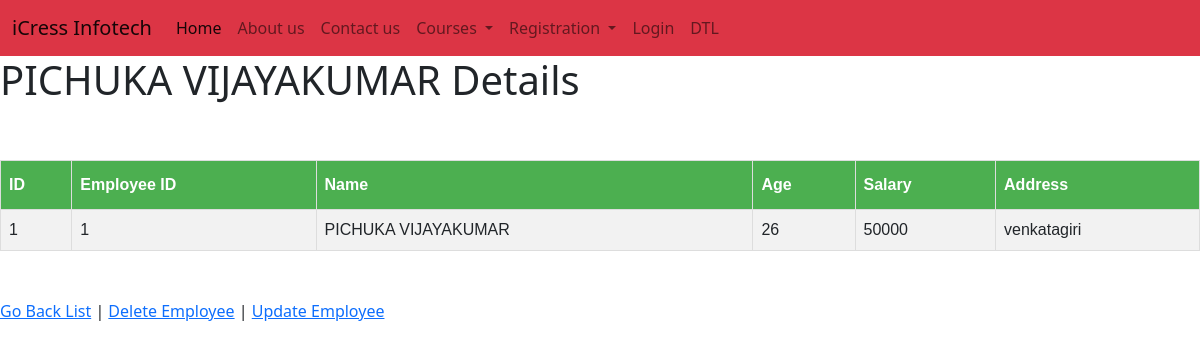
Page /employee/employee_ID/1 on the committed database.
### employee_register_app/models.py (models this page shows)
class Employee(models.Model):
    eno=models.IntegerField()
    name=models.CharField(max_length=100)
    age=models.IntegerField()
    salary=models.IntegerField()
    address=models.CharField(max_length=100)

### employee_register_app/views.py (the view)
# urls.py: path('employee_ID/<pk>',views.EmployeeID,name='employee_ID'),
def EmployeeID(request,pk):
    employee=Employee.objects.get(id=pk)
    emp_dict={
        'employee' : employee
    }
    return render(request,'employee_register_app/employeeID.html',context=emp_dict)

### templates/employee_register_app/employeeID.html (shortened to what this page needs)
{% extends 'layout.html' %}
{% block page_content %}
<h1>{{ employee.name }} Details</h1>
<br>
<br>
<table id="customers">
  <tr>
    <th>ID</th>
    <th>Employee ID</th>
    <th>Name</th>
    <th>Age</th>
	<th>Salary</th>
    <th>Address</th>
  </tr>
  <tr>
    <td>{{ employee.id }}</td>
    <td>{{ employee.eno }}</td>
    <td>{{ employee.name }}</td>
    <td>{{ employee.age }}</td>
	<td>{{ employee.salary }}</td>
    <td>{{ employee.address }}</td>
  </tr>
</table>
<br><br>
<a href="/employee/">Go Back List</a> |
<a href="{% url 'employee:deleteemployee' pk=employee.id %}">Delete Employee</a> |
<a href="{% url 'employee:updateemployee' pk=employee.id %}">Update Employee</a>
{% endblock %}

### templates/employee_register_app/employeeID.html (style rules this page uses)
#customers { font-family: Arial, Helvetica, sans-serif; border-collapse: collapse; width: 100%; }
#customers td, #customers th { border: 1px solid #ddd; padding: 8px; }
#customers tr:nth-child(even) { background-color: #f2f2f2; }
#customers th { padding-top: 12px; padding-bottom: 12px; text-align: left; background-color: #4CAF50; color: white; }

### rows in the picture
Employee: name "PICHUKA VIJAYAKUMAR", id "1", eno "1", age "26", salary "50000", address "venkatagiri"
